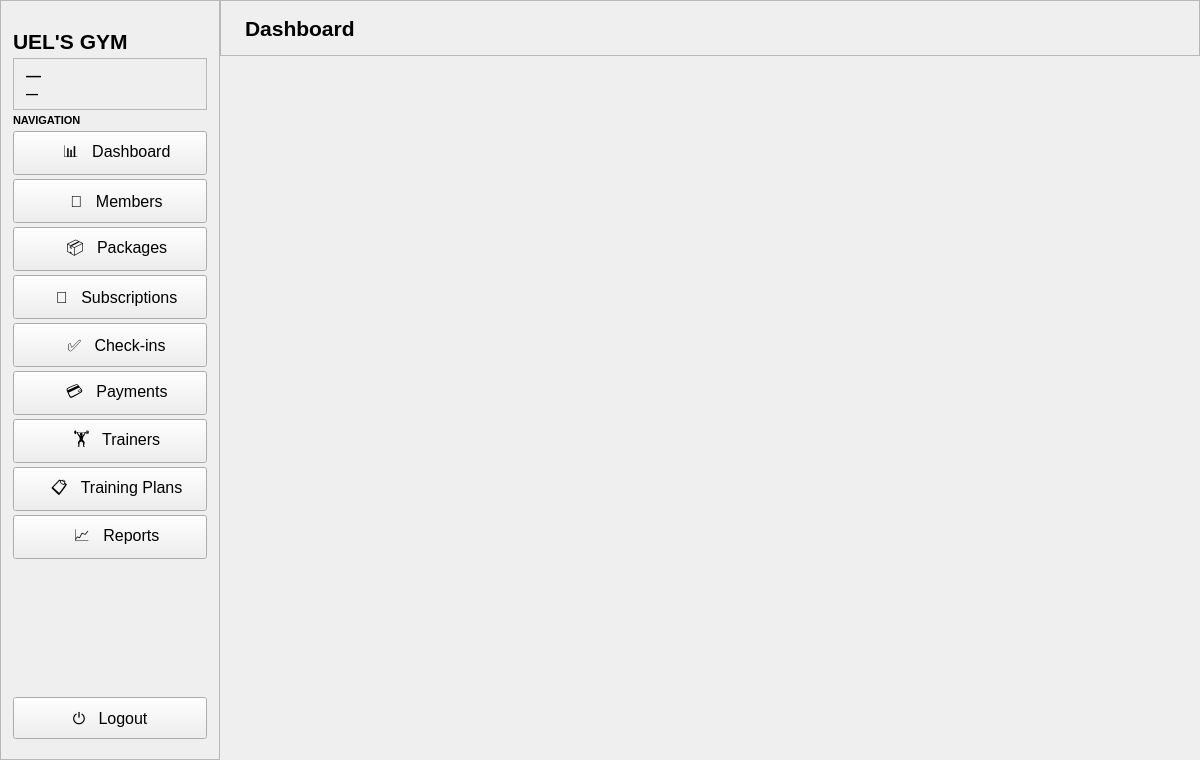
<?xml version="1.0" encoding="UTF-8"?>
<ui version="4.0">
 <class>MainWindow</class>
 <widget class="QMainWindow" name="MainWindow">
  <property name="geometry"><rect><x>0</x><y>0</y><width>1200</width><height>760</height></rect></property>
  <property name="minimumSize"><size><width>900</width><height>600</height></size></property>
  <property name="windowTitle"><string>Gym Manager</string></property>

  <widget class="QWidget" name="centralWidget">
   <layout class="QVBoxLayout" name="centralLayout">
    <property name="spacing"><number>0</number></property>
    <property name="leftMargin"><number>0</number></property>
    <property name="topMargin"><number>0</number></property>
    <property name="rightMargin"><number>0</number></property>
    <property name="bottomMargin"><number>0</number></property>

    <item>
     <widget class="QWidget" name="overlayWidget">
      <layout class="QHBoxLayout" name="rootLayout">
       <property name="spacing"><number>0</number></property>
       <property name="leftMargin"><number>0</number></property>
       <property name="topMargin"><number>0</number></property>
       <property name="rightMargin"><number>0</number></property>
       <property name="bottomMargin"><number>0</number></property>

    <!-- ══ SIDEBAR ══ -->
    <item>
     <widget class="QFrame" name="sidebar">
      <property name="minimumSize"><size><width>220</width><height>0</height></size></property>
      <property name="maximumSize"><size><width>220</width><height>16777215</height></size></property>
      <property name="frameShape"><enum>QFrame::StyledPanel</enum></property>

      <layout class="QVBoxLayout" name="sidebarLayout">
       <property name="spacing"><number>4</number></property>
       <property name="leftMargin"><number>12</number></property>
       <property name="topMargin"><number>28</number></property>
       <property name="rightMargin"><number>12</number></property>
       <property name="bottomMargin"><number>20</number></property>

       <!-- Brand -->
       <item>
        <widget class="QLabel" name="brandLabel">
         <property name="text"><string>UEL'S GYM</string></property>
         <property name="font"><font><family>Segoe UI</family><pointsize>16</pointsize><weight>75</weight><bold>true</bold></font></property>
        </widget>
       </item>

       <!-- User pill -->
       <item>
        <widget class="QFrame" name="userPill">
         <property name="frameShape"><enum>QFrame::StyledPanel</enum></property>
         <layout class="QVBoxLayout" name="userPillLayout">
          <property name="spacing"><number>2</number></property>
          <property name="leftMargin"><number>12</number></property>
          <property name="topMargin"><number>8</number></property>
          <property name="rightMargin"><number>12</number></property>
          <property name="bottomMargin"><number>8</number></property>
          <item>
           <widget class="QLabel" name="userNameLabel">
            <property name="text"><string>—</string></property>
            <property name="font"><font><family>Segoe UI</family><pointsize>11</pointsize><weight>63</weight></font></property>
           </widget>
          </item>
          <item>
           <widget class="QLabel" name="userRoleLabel">
            <property name="text"><string>—</string></property>
            <property name="font"><font><family>Segoe UI</family><pointsize>9</pointsize><weight>75</weight><bold>true</bold></font></property>
           </widget>
          </item>
         </layout>
        </widget>
       </item>

       <!-- Section label -->
       <item>
        <widget class="QLabel" name="navSectionLabel">
         <property name="text"><string>NAVIGATION</string></property>
         <property name="font"><font><family>Segoe UI</family><pointsize>8</pointsize><weight>75</weight><bold>true</bold></font></property>
        </widget>
       </item>

       <!-- Nav buttons -->
       <item>
        <widget class="QPushButton" name="btnDashboard">
         <property name="text"><string>   📊   Dashboard</string></property>
         <property name="font"><font><family>Segoe UI</family><pointsize>12</pointsize></font></property>
         <property name="minimumSize"><size><width>0</width><height>44</height></size></property>
         <property name="checkable"><bool>true</bool></property>
         <property name="autoExclusive"><bool>true</bool></property>
        </widget>
       </item>
       <item>
        <widget class="QPushButton" name="btnMembers">
         <property name="text"><string>   👥   Members</string></property>
         <property name="font"><font><family>Segoe UI</family><pointsize>12</pointsize></font></property>
         <property name="minimumSize"><size><width>0</width><height>44</height></size></property>
         <property name="checkable"><bool>true</bool></property>
         <property name="autoExclusive"><bool>true</bool></property>
        </widget>
       </item>
       <item>
        <widget class="QPushButton" name="btnPackages">
         <property name="text"><string>   📦   Packages</string></property>
         <property name="font"><font><family>Segoe UI</family><pointsize>12</pointsize></font></property>
         <property name="minimumSize"><size><width>0</width><height>44</height></size></property>
         <property name="checkable"><bool>true</bool></property>
         <property name="autoExclusive"><bool>true</bool></property>
        </widget>
       </item>
       <item>
        <widget class="QPushButton" name="btnSubscriptions">
         <property name="text"><string>   🔄   Subscriptions</string></property>
         <property name="font"><font><family>Segoe UI</family><pointsize>12</pointsize></font></property>
         <property name="minimumSize"><size><width>0</width><height>44</height></size></property>
         <property name="checkable"><bool>true</bool></property>
         <property name="autoExclusive"><bool>true</bool></property>
        </widget>
       </item>
       <item>
        <widget class="QPushButton" name="btnCheckins">
         <property name="text"><string>   ✅   Check-ins</string></property>
         <property name="font"><font><family>Segoe UI</family><pointsize>12</pointsize></font></property>
         <property name="minimumSize"><size><width>0</width><height>44</height></size></property>
         <property name="checkable"><bool>true</bool></property>
         <property name="autoExclusive"><bool>true</bool></property>
        </widget>
       </item>
       <item>
        <widget class="QPushButton" name="btnPayments">
         <property name="text"><string>   💳   Payments</string></property>
         <property name="font"><font><family>Segoe UI</family><pointsize>12</pointsize></font></property>
         <property name="minimumSize"><size><width>0</width><height>44</height></size></property>
         <property name="checkable"><bool>true</bool></property>
         <property name="autoExclusive"><bool>true</bool></property>
        </widget>
       </item>
       <item>
        <widget class="QPushButton" name="btnTrainers">
         <property name="text"><string>   🏋   Trainers</string></property>
         <property name="font"><font><family>Segoe UI</family><pointsize>12</pointsize></font></property>
         <property name="minimumSize"><size><width>0</width><height>44</height></size></property>
         <property name="checkable"><bool>true</bool></property>
         <property name="autoExclusive"><bool>true</bool></property>
        </widget>
       </item>
       <item>
        <widget class="QPushButton" name="btnPlans">
         <property name="text"><string>   📋   Training Plans</string></property>
         <property name="font"><font><family>Segoe UI</family><pointsize>12</pointsize></font></property>
         <property name="minimumSize"><size><width>0</width><height>44</height></size></property>
         <property name="checkable"><bool>true</bool></property>
         <property name="autoExclusive"><bool>true</bool></property>
        </widget>
       </item>
       <item>
        <widget class="QPushButton" name="btnReports">
         <property name="text"><string>   📈   Reports</string></property>
         <property name="font"><font><family>Segoe UI</family><pointsize>12</pointsize></font></property>
         <property name="minimumSize"><size><width>0</width><height>44</height></size></property>
         <property name="checkable"><bool>true</bool></property>
         <property name="autoExclusive"><bool>true</bool></property>
        </widget>
       </item>

       <!-- Stretch -->
       <item>
        <spacer name="sidebarSpacer">
         <property name="orientation"><enum>Qt::Vertical</enum></property>
         <property name="sizeHint" stdset="0"><size><width>20</width><height>40</height></size></property>
        </spacer>
       </item>

       <!-- Logout -->
       <item>
        <widget class="QPushButton" name="btnLogout">
         <property name="text"><string>⏻   Logout</string></property>
         <property name="font"><font><family>Segoe UI</family><pointsize>12</pointsize></font></property>
         <property name="minimumSize"><size><width>0</width><height>42</height></size></property>
        </widget>
       </item>

      </layout>
     </widget>
    </item>

    <!-- ══ CONTENT AREA ══ -->
    <item>
     <widget class="QWidget" name="contentArea">
      <layout class="QVBoxLayout" name="contentLayout">
       <property name="spacing"><number>0</number></property>
       <property name="leftMargin"><number>0</number></property>
       <property name="topMargin"><number>0</number></property>
       <property name="rightMargin"><number>0</number></property>
       <property name="bottomMargin"><number>0</number></property>

       <!-- Top bar -->
       <item>
        <widget class="QFrame" name="topBar">
         <property name="minimumSize"><size><width>0</width><height>56</height></size></property>
         <property name="maximumSize"><size><width>16777215</width><height>56</height></size></property>
         <property name="frameShape"><enum>QFrame::StyledPanel</enum></property>
         <layout class="QHBoxLayout" name="topBarLayout">
          <property name="leftMargin"><number>24</number></property>
          <property name="topMargin"><number>0</number></property>
          <property name="rightMargin"><number>24</number></property>
          <property name="bottomMargin"><number>0</number></property>
          <item>
           <widget class="QLabel" name="pageTitleLabel">
            <property name="text"><string>Dashboard</string></property>
            <property name="font"><font><family>Segoe UI</family><pointsize>16</pointsize><weight>75</weight><bold>true</bold></font></property>
           </widget>
          </item>
          <item>
           <spacer name="topBarSpacer">
            <property name="orientation"><enum>Qt::Horizontal</enum></property>
            <property name="sizeHint" stdset="0"><size><width>40</width><height>20</height></size></property>
           </spacer>
          </item>
         </layout>
        </widget>
       </item>

       <!-- Page wrapper + stackedWidget -->
       <item>
        <widget class="QWidget" name="pageWrapper">
         <layout class="QVBoxLayout" name="pageWrapperLayout">
          <property name="leftMargin"><number>24</number></property>
          <property name="topMargin"><number>16</number></property>
          <property name="rightMargin"><number>24</number></property>
          <property name="bottomMargin"><number>16</number></property>
          <property name="spacing"><number>0</number></property>
          <item>
           <widget class="QStackedWidget" name="stackedWidget">
            <property name="currentIndex"><number>0</number></property>
            <widget class="QWidget" name="placeholderPage"/>
           </widget>
          </item>
         </layout>
        </widget>
       </item>

       </layout>
      </widget>
     </item>
    </layout>
   </widget>
  </item>

   </layout>
  </widget>
 </widget>
 <resources/>
 <connections/>
</ui>
